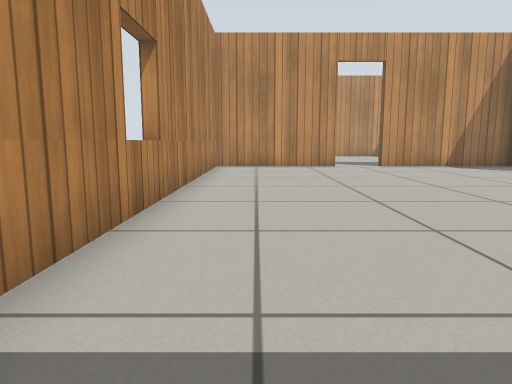
View 1 (above)

24 first-person views from a walk through a world built for the Gazebo simulator. The camera is 0.5 m above the floor, tilts 8° down and sees 70° across. The floor is counted in squares, 0.5 m on a side. Each view is taken from the middle of a square. On the plan, view 1 faces up. The plan holds only what a view shows up to about 13 squares ahead; the rest is blank. The place goes on beyond the plan. Gazebo's built-in surfaces are drawn with simple patterns.

View 2
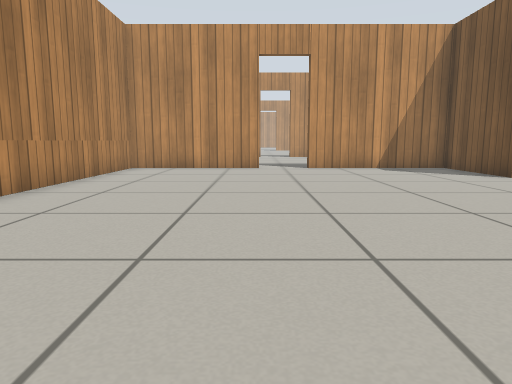

View 3
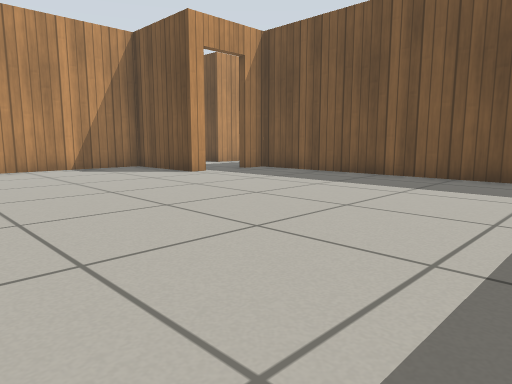

View 4
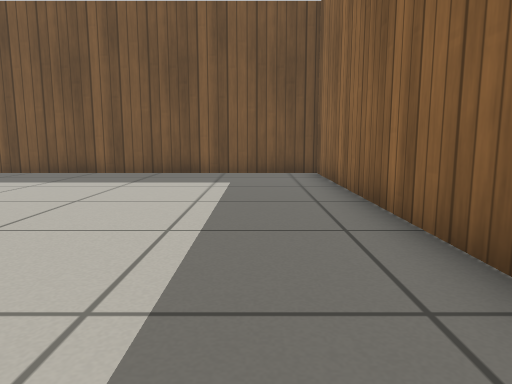

View 5
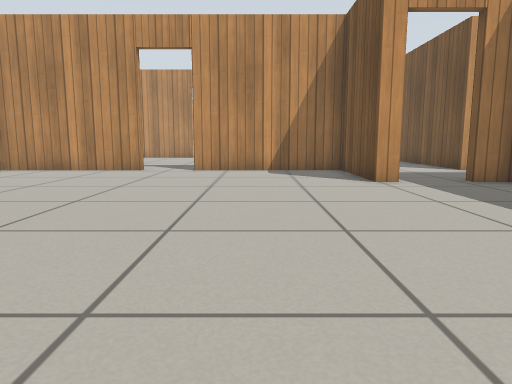

View 6
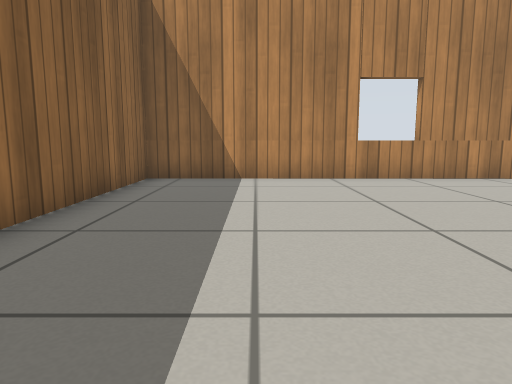

View 7
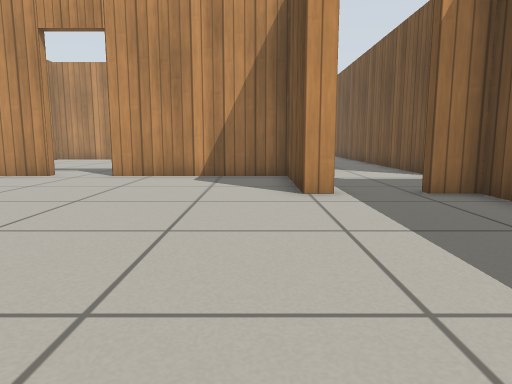

View 8
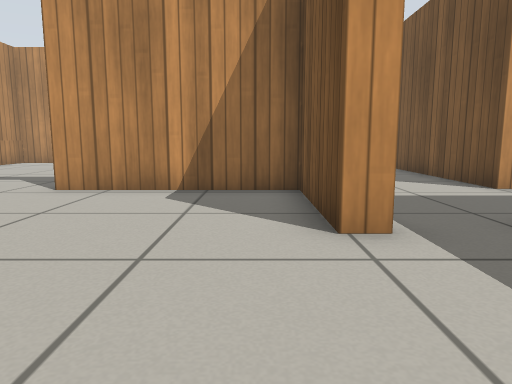

View 9
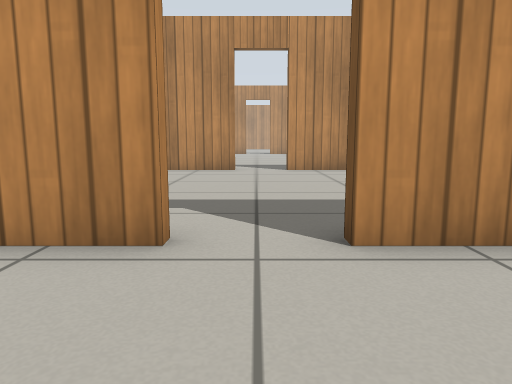

View 10
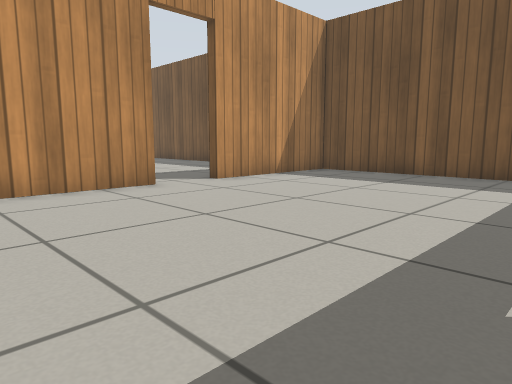

View 11
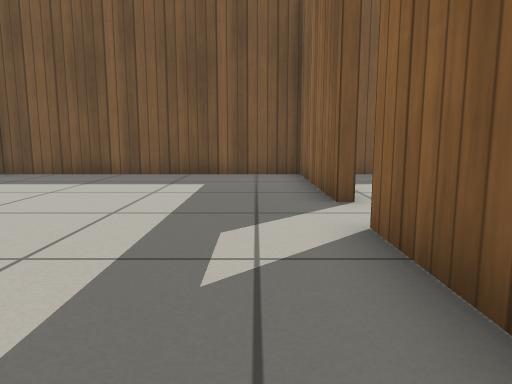

View 12
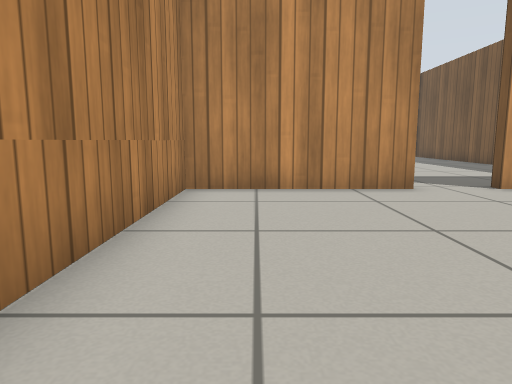

View 13
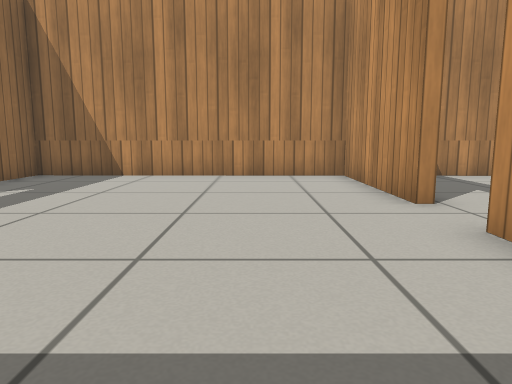

View 14
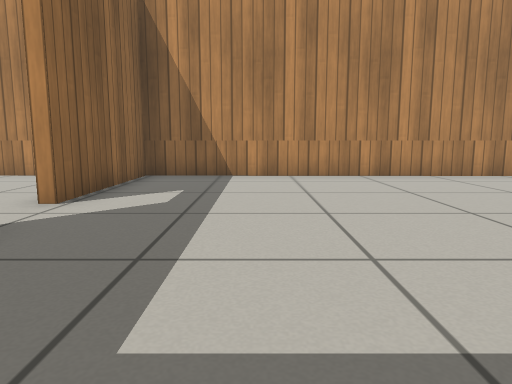

View 15
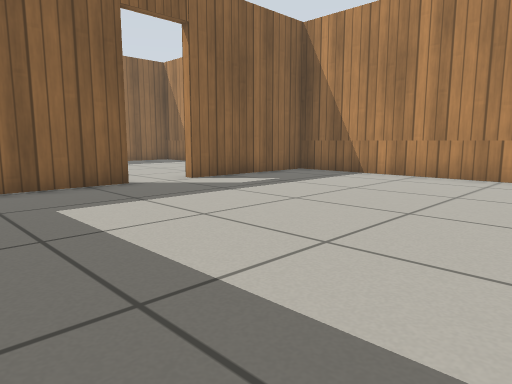

View 16
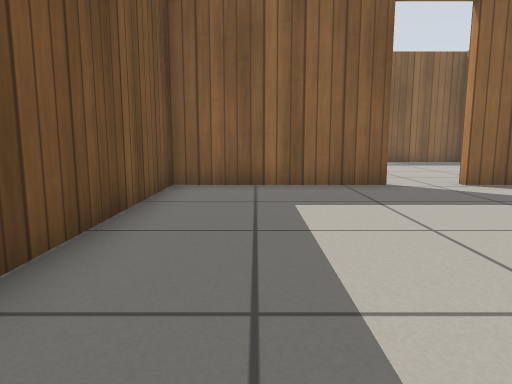

View 17
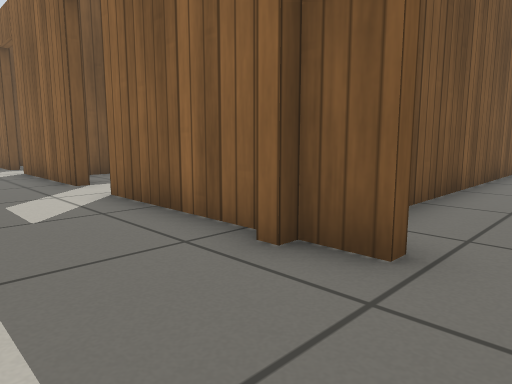

View 18
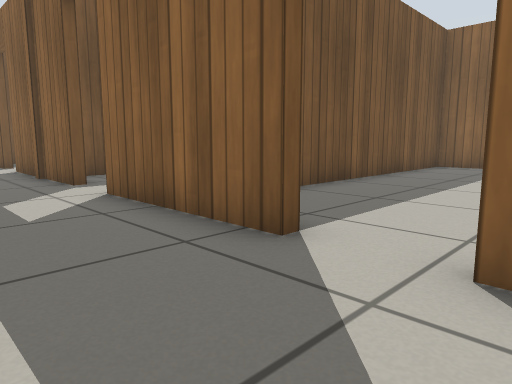

View 19
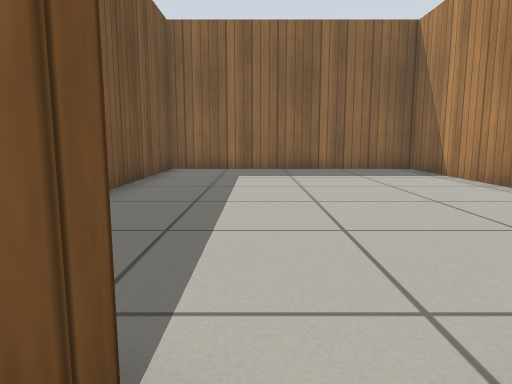

View 20
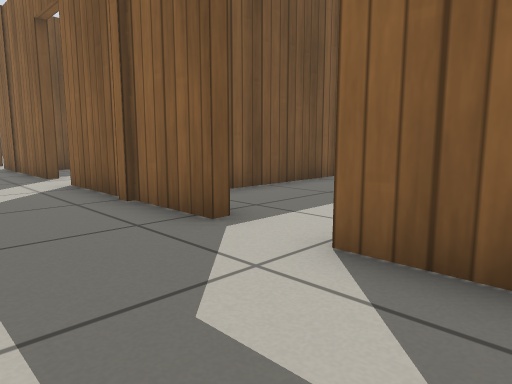

View 21
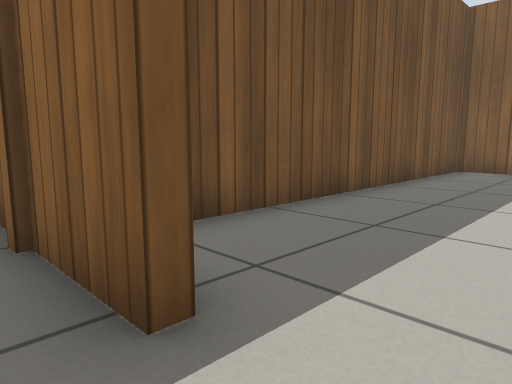

View 22
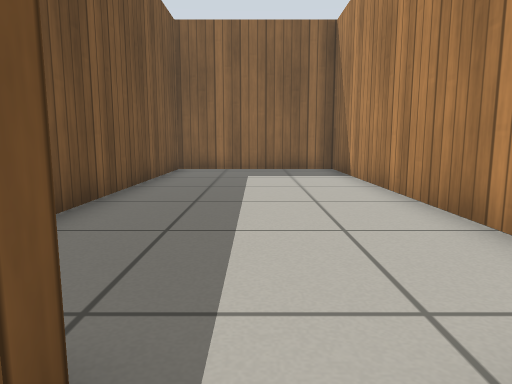

View 23
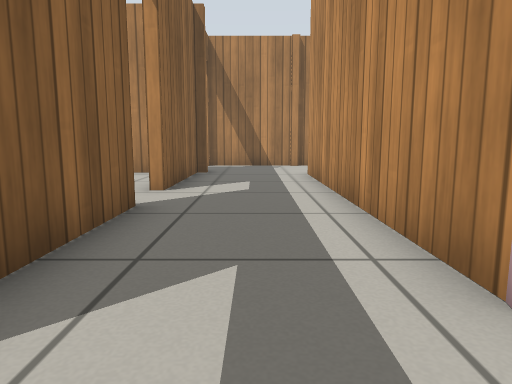

View 24
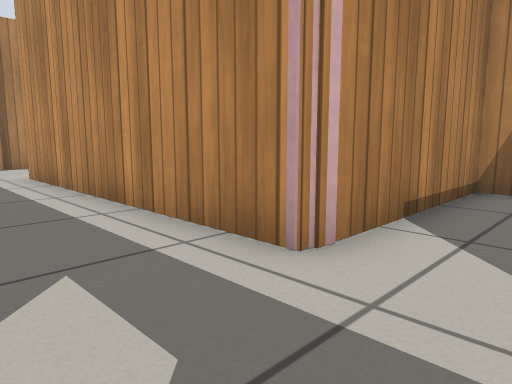

### Floor plan
Points are (right, up) in squares from view 1. A wall is a line through its corners. A room is listed if a view was taken in it or the views show most of it. See-through windows are left out.
Room 1 (views 1, 2, 3, 4, 5, 6, 7, 8, 9)
walls: (10.5, 10.8) (9.9, 10.8) (9.9, 14.4) (4.9, 14.4); (3.1, 14.4) (-1.5, 14.4) (-1.7, -0.9) (13.2, -0.9) (13.2, 10.8) (12.3, 10.8)
ways out: open door at (4, 14.8) to room 2; open door at (11.5, 11) to room 4
Room 2 (views 10, 11, 12, 13)
walls: (4.9, 14.7) (9.9, 14.7) (9.9, 23.5) (5, 23.5); (3.4, 23.5) (-1.5, 23.5) (-1.5, 14.7) (3.1, 14.7)
ways out: open door at (4, 14.8) to room 1; open door at (4.5, 24) to room 3
Room 3 (views 14, 15, 16)
walls: (5, 23.8) (9.9, 23.8) (9.9, 29.5); (-1.4, 32.6) (-1.5, 23.8) (3.4, 23.8)
ways out: open door at (4.5, 24) to room 2
Room 4 (views 17, 18, 19, 20, 21, 22, 23, 24)
walls: (23.1, 20) (23.1, 14.6); (23, 14.6) (14, 14.6) (14, 20.1); (25.6, 11.1) (30.9, 11.1); (19.5, 11.1) (23.9, 11.1); (32.6, 11.1) (37.5, 11.1); (13.5, 11.1) (17.7, 11.1); (13.1, 11.4) (13.6, 11.4); (12.3, 11.1) (13.2, 11.1); (10.2, 15.5) (10.2, 14.6)
low walls: (23.1, 15) (23, 14.6)
ways out: open door at (11.5, 11) to room 1; open door at (24.5, 11) to room 5; open door at (18.5, 11); open door at (31.5, 11); open door at (38, 11)
Room 5 (no view inside)
walls: (22.3, 8.2) (22.3, -0.9) (27.7, -0.9) (27.7, 10.1)
ways out: open door at (24.5, 11) to room 4

Where each view was taken, in squares from view 1:
view 1: 0 up, 0 right, facing up
view 2: 1 up, 3 right, facing up
view 3: 1 up, 3 right, facing up-right
view 4: 1 up, 2 right, facing right
view 5: 2 up, 7 right, facing up
view 6: 2 up, 8 right, facing left
view 7: 4 up, 9 right, facing up
view 8: 7 up, 9 right, facing up
view 9: 11 up, 4 right, facing up
view 10: 16 up, 1 left, facing up-right
view 11: 16 up, 1 left, facing right
view 12: 16 up, 0 right, facing up
view 13: 21 up, 9 right, facing left
view 14: 27 up, 9 right, facing left
view 15: 32 up, 9 right, facing down-left
view 16: 32 up, 8 right, facing down
view 17: 14 up, 11 right, facing down-right
view 18: 14 up, 17 right, facing down-right
view 19: 12 up, 19 right, facing down
view 20: 14 up, 22 right, facing down-right
view 21: 12 up, 24 right, facing down-right
view 22: 12 up, 25 right, facing down
view 23: 13 up, 25 right, facing left
view 24: 12 up, 25 right, facing up-left
